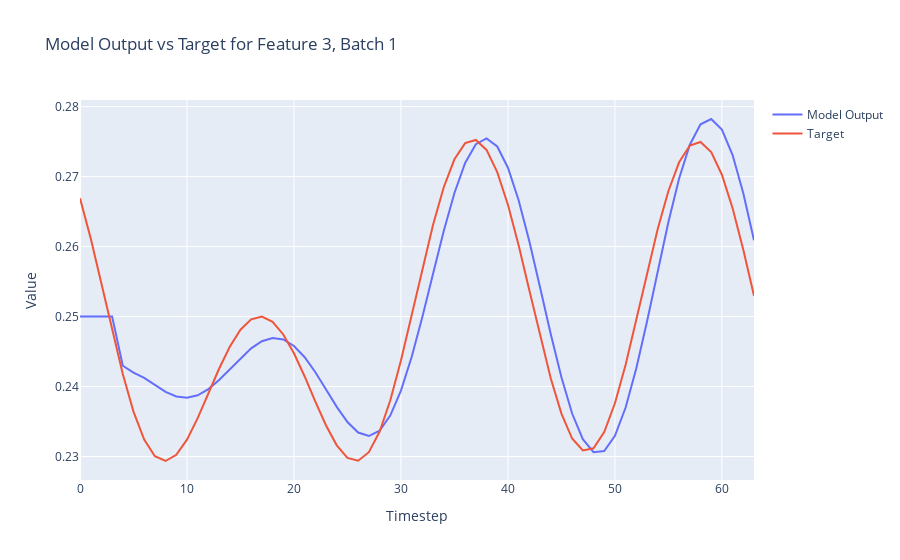

This figure's notebook cell:
### Code cell
import plotly.graph_objects as go

def plot_model_output_vs_target(model_outputs, targets, batch_index=0, feature_index=0):
    # Extract the specified feature for the given batch from both the model outputs and targets
    model_output_series = model_outputs[batch_index, :, feature_index].detach().numpy()
    target_series = targets[batch_index, :, feature_index].numpy()
    
    # Create a range for the x-axis (timesteps)
    timesteps = list(range(model_output_series.shape[0]))
    
    # Create traces
    model_trace = go.Scatter(x=timesteps, y=model_output_series, mode='lines', name='Model Output')
    target_trace = go.Scatter(x=timesteps, y=target_series, mode='lines', name='Target')
    
    # Create the figure and add traces
    fig = go.Figure()
    fig.add_trace(model_trace)
    fig.add_trace(target_trace)
    
    # Add title and labels
    fig.update_layout(title=f'Model Output vs Target for Feature {feature_index}, Batch {batch_index}',
                      xaxis_title='Timestep',
                      yaxis_title='Value')
    
    # Show the figure
    fig.show()

# Assuming `y` and `Y` are your model outputs and targets, respectively
# Adjust batch_index and feature_index as needed
plot_model_output_vs_target(outputs, Y, batch_index=1, feature_index=3)

### Figure 1 — Plotly figure (JSON) as saved in the notebook; plotly's stock layout.template omitted (floating-point values rounded to 4 significant figures)
{"data": [{"mode": "lines", "name": "Model Output", "type": "scatter", "x": [0, 1, 2, 3, 4, 5, 6, 7, 8, 9, 10, 11, 12, 13, 14, 15, 16, 17, 18, 19, 20, 21, 22, 23, 24, 25, 26, 27, 28, 29, 30, 31, 32, 33, 34, 35, 36, 37, 38, 39, 40, 41, 42, 43, 44, 45, 46, 47, 48, 49, 50, 51, 52, 53, 54, 55, 56, 57, 58, 59, 60, 61, 62, 63], "y": [0.25, 0.25, 0.25, 0.25, 0.243, 0.242, 0.2412, 0.2402, 0.2392, 0.2386, 0.2384, 0.2388, 0.2396, 0.2409, 0.2425, 0.2441, 0.2455, 0.2465, 0.2469, 0.2467, 0.2458, 0.2442, 0.242, 0.2396, 0.2371, 0.2349, 0.2334, 0.2329, 0.2337, 0.2359, 0.2394, 0.2442, 0.2499, 0.2561, 0.2622, 0.2677, 0.2719, 0.2746, 0.2754, 0.2743, 0.2713, 0.2666, 0.2607, 0.2542, 0.2475, 0.2413, 0.2361, 0.2325, 0.2306, 0.2308, 0.233, 0.237, 0.2426, 0.2493, 0.2565, 0.2635, 0.2697, 0.2746, 0.2775, 0.2782, 0.2767, 0.2731, 0.2676, 0.2609]}, {"mode": "lines", "name": "Target", "type": "scatter", "x": [0, 1, 2, 3, 4, 5, 6, 7, 8, 9, 10, 11, 12, 13, 14, 15, 16, 17, 18, 19, 20, 21, 22, 23, 24, 25, 26, 27, 28, 29, 30, 31, 32, 33, 34, 35, 36, 37, 38, 39, 40, 41, 42, 43, 44, 45, 46, 47, 48, 49, 50, 51, 52, 53, 54, 55, 56, 57, 58, 59, 60, 61, 62, 63], "y": [0.2669, 0.2612, 0.2547, 0.2481, 0.2418, 0.2364, 0.2324, 0.23, 0.2294, 0.2302, 0.2324, 0.2355, 0.239, 0.2425, 0.2457, 0.2481, 0.2496, 0.25, 0.2492, 0.2474, 0.2447, 0.2414, 0.2379, 0.2344, 0.2316, 0.2298, 0.2294, 0.2306, 0.2335, 0.238, 0.2437, 0.2502, 0.2568, 0.2631, 0.2685, 0.2725, 0.2748, 0.2752, 0.2738, 0.2706, 0.266, 0.2602, 0.2538, 0.2472, 0.2412, 0.2361, 0.2326, 0.2309, 0.2312, 0.2335, 0.2376, 0.2431, 0.2495, 0.2562, 0.2625, 0.2679, 0.272, 0.2744, 0.2749, 0.2735, 0.2703, 0.2655, 0.2595, 0.253]}], "layout": {"title": {"text": "Model Output vs Target for Feature 3, Batch 1"}, "xaxis": {"title": {"text": "Timestep"}}, "yaxis": {"title": {"text": "Value"}}}}
